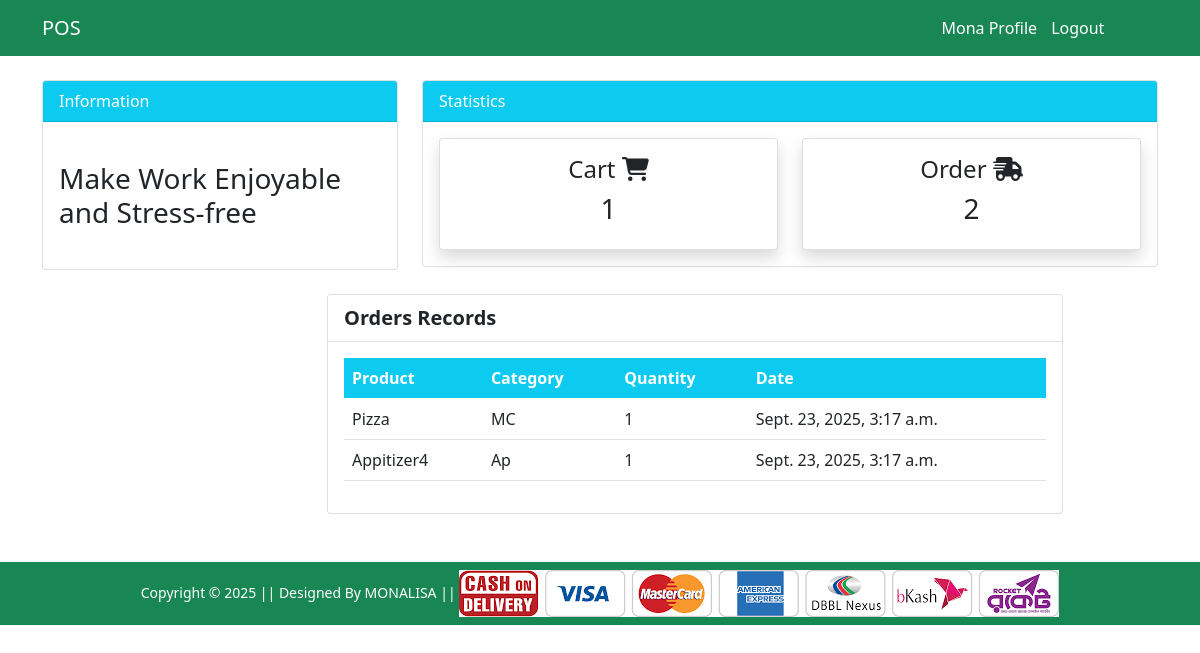
Screenshot of /staff_order/ (signed in) with the database file from the repository.
### dashboard/models.py (models this page shows, shortened)
class Order(models.Model):
    product = models.ForeignKey(Product, on_delete=models.CASCADE)
    order_quantity = models.PositiveIntegerField(null=True)
    staff = models.ForeignKey(User, models.CASCADE, null=True)
    date = models.DateTimeField(auto_now_add=True)
    class Meta:
        verbose_name_plural = 'Order'

class Product(models.Model):
    title = models.CharField(max_length=100)
    selling_price = models.FloatField()
    discounted_price = models.FloatField()
    description = models.TextField()
    category = models.CharField(choices=CATEGORY_CHOICES,max_length=2)
    product_image = models.ImageField(upload_to='product image')

### dashboard/views.py (the view)
# urls.py: path('staff_order/', views.staff_order, name='staff_order'),
@login_required
def staff_order(request):
  user= User.objects.get(username=request.user)
  orders= Order.objects.filter(staff=user)
  cart_count = Cart.objects.filter(user=user).count()
  order_count = Order.objects.filter(staff=user).count()
  context={
    'orders':orders,
    'order_count':order_count,
    'cart_count': cart_count,
  }
  return render(request, 'dashboard/staff_order.html', context)

### dashboard/templates/dashboard/staff_order.html (shortened to what this page needs)
{% extends 'common_code/base.html' %}
{% load static %}
{% block top-nav %}
    <div class="container">
        <div class="row mt-4">
            <div class="col-md-4">
                <div class="card">
                    <div class="card-header bg-info text-white">
                        Information
                    </div>
                    <div class="card-body">
                        <marquee behavior="" direction="">
                            <h3 class="my-4">Make Work Enjoyable and Stress-free</h3>
                        </marquee>
                    </div>
                </div>
            </div>
            <div class="col-md-8">
                <div class="card">
                    <div class="card-header bg-info text-white">
                        Statistics
                    </div>
                    <div class="card-body">
                        <div class="row">
                            <div class="col-md-6">
                                <a class="text-decoration-none text-dark" href="{% url 'showcart' %}">
                                    <div class="card my-card shadow text-center p-3">
                                        <h4>Cart <i class="fa-solid fa-cart-shopping"></i></h4>
                                        <h3>{{cart_count}}</h3>
                                    </div>
                                </a>
                            </div>
                            <div class="col-md-6">
                                <a class="text-decoration-none text-dark" href="{% url 'staff_order' %}">
                                    <div class="card my-card shadow text-center p-3">
                                        <h4>Order <i class="fas fa-shipping-fast"></i></h4>
                                        <h3>{{order_count}}</h3>
                                    </div>
                                </a>
                            </div>
                        </div>
                    </div>
                </div>
            </div>
        </div>
    </div>
{% endblock top-nav %}
{% block main-content %}
     <div class="container">
    <div class="row mt-4">
        <div class="col-md-8 offset-md-3">
            <div class="card">
                <div class="card-header bg-white" style="font-weight: bold; font-size:20px;">
                    Orders Records
                </div>
                <div class="card-body">
                    <table class="table bg-white">
                        <thead class="bg-info text-white">
                            <tr>
                                <th scope="col">Product</th>
                                <th scope="col">Category</th>
                                <th scope="col">Quantity</th>
                                <th scope="col">Date</th>
                            </tr>
                        </thead>
                        <tbody>
                            {% for orders in orders %}
                            {% if orders.staff == user %}
                            <tr>
                                <td>{{orders.product.title}}</td>
                                <td>{{orders.product.category}}</td>
                                <td>{{orders.order_quantity}}</td>
                                <td>{{orders.date}}</td>
                            </tr>
                            {% endif %}
                            {% endfor %}
                        </tbody>
                    </table>
                </div>
            </div>
        </div>
    </div>
</div>
{% endblock main-content %}

### dashboard/templates/common_code/base.html (shortened to what this page needs)
<!doctype html>
{% load static %}
<html lang="en">
<head>
    <link href="https://cdn.jsdelivr.net/npm/bootstrap@5.0.0-beta1/dist/css/bootstrap.min.css" rel="stylesheet"
>
    <link rel="stylesheet" href="{% static 'dashboard/css/owl.carousel.min.css' %}">
    <link rel="stylesheet" href="{% static 'dashboard/css/all.min.css' %}">
    <link rel="stylesheet" href="https://cdnjs.cloudflare.com/ajax/libs/font-awesome/7.0.0/css/all.min.css">
    <link rel="stylesheet" href="{% static 'dashboard/css/style.css' %}">
</head>
<body>
    <nav class="navbar navbar-expand-lg navbar-info bg-success">
        {% if user.is_authenticated %}
        <div class="container">
            <a class="navbar-brand text-white" href="{% url 'dashboard' %}">POS</a>
            <div class="collapse navbar-collapse" id="navbarSupportedContent" style="padding-left: 500px;">
                <ul class="navbar-nav ml-auto" style="padding-left:60%;">
                    <li class="nav-item active">
                        <a class="nav-link text-white" href="{% url 'user-profile' %}">{{user.username}} Profile </a>
                    </li>
                    <li class="nav-item">
                         <form method="POST" action="{% url 'logout' %}">
                            <button type="submit" style="background: none; border: none; padding-top: 8px; color: white;">Logout</button>
                        </form>
                    </li>
                </ul>
            </div>
            {% endif %}
        </div>
    </nav>
    {% block top-nav %} {% endblock top-nav %}
    {% block main-content %} {% endblock main-content %}
    <footer class="container-fluid bg-success text-center p-2 mt-5">
        <small class="text-white">Copyright &copy; 2025 || Designed By MONALISA || </small>
        <img src="{% static 'dashboard/images/paymentlogo.png' %}" alt="" srcset="" class="img-fluid" height="2px">
    </footer>
</body>
</html>

### rows the page displays
Order: product "Pizza", product.category "MC", order_quantity "1", date "Sept. 23, 2025, 3:17 a.m."
Order: product "Appitizer4", product.category "Ap", order_quantity "1", date "Sept. 23, 2025, 3:17 a.m."

### other values shown
{{ user.username }} "Mona"
{{ cart_count }} "1"
{{ order_count }} "2"
